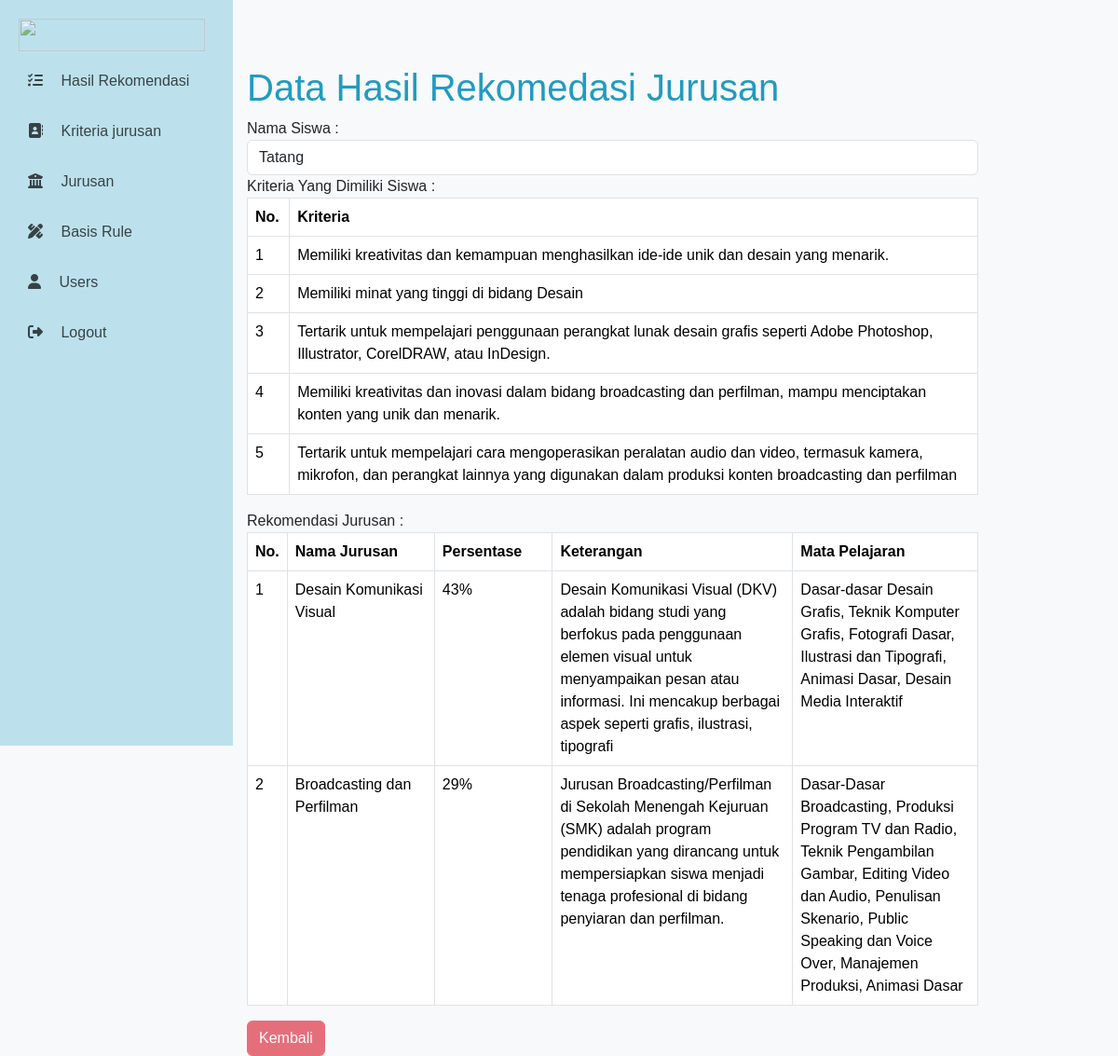
The app's page /dashboard.php?page=data-hasil&action=detail&id_tes=24 (signed in) with its own data.
### tables this page shows
CREATE TABLE `tes` (
  `id_tes` int(11) NOT NULL,
  `tanggal` date NOT NULL,
  `nama` varchar(50) NOT NULL
);

CREATE TABLE `detail_tes` (
  `id_tes` int(11) NOT NULL,
  `id_kriteria` int(11) DEFAULT NULL
);

CREATE TABLE `kriteria` (
  `id_kriteria` int(11) NOT NULL,
  `kriteria` varchar(200) NOT NULL
);

CREATE TABLE `hasil` (
  `id_tes` int(11) NOT NULL,
  `id_jurusan` int(11) NOT NULL,
  `persentase` tinyint(4) NOT NULL
);

CREATE TABLE `jurusan` (
  `id_jurusan` int(11) NOT NULL,
  `nama_jurusan` varchar(50) NOT NULL,
  `keterangan` text NOT NULL,
  `mapel` text NOT NULL
);

### detail_datahasil.php (the view, shortened to what this page needs)
<?php
    $id_tes=$_GET['id_tes'];
    $sql = "SELECT * FROM tes
            WHERE id_tes='$id_tes'";
    $result = $conn->query($sql);
    $row = $result->fetch_assoc();
?>
<div class="row">
    <div class="col-sm-12">
        <div class="text-primer">
            <h2 class="display-6">Data Hasil Rekomedasi Jurusan</h2>
        </div>
            <form action="" method="POST">
                        <div class="text-dark">
                            <label class="">Nama Siswa :</label>
                            <input type="text" class="form-control " value="<?php echo $row['nama']; ?>" name="nama" readonly>
                        </div>
                        <div class="text-dark">
                        <label class="">Kriteria Yang Dimiliki Siswa :</label>
                        <table class="table table-bordered">
                            <thead>
                                <tr>
                                    <th width="20px">No.</th>
                                    <th width="700px">Kriteria</th>
                                </tr>
                            </thead>
                            <tbody>
                            <?php
                                $no=1;
                                $sql = "SELECT detail_tes.id_tes, detail_tes.id_kriteria, kriteria.kriteria
                                        FROM detail_tes
                                        INNER JOIN kriteria ON detail_tes.id_kriteria=kriteria.id_kriteria
                                        WHERE id_tes='$id_tes'";
                                $result = $conn->query($sql);
                                while($row = $result->fetch_assoc()) {
                            ?>
                                <tr>
                                    <td><?php echo $no++; ?></td>
                                    <td><?php echo $row['kriteria']; ?></td>
                                </tr>
                            <?php
                                }
                            ?>
                            </tbody>
                        </table>
                            </div>
                        <div class="text-dark">
                        <label class="">Rekomendasi Jurusan :</label>
                        <table class="table table-bordered">
                            <thead>
                                <tr>
                                    <th width="20px">No.</th>
                                    <th width="500px">Nama Jurusan</th>
                                    <th width="300px">Persentase</th>
                                    <th width="800px">Keterangan</th>
                                    <th width="800px">Mata Pelajaran</th>
                                </tr>
                            </thead>
                            <tbody>
                            <?php
                                $no=1;
                                $sql = "SELECT hasil.id_tes, hasil.id_jurusan, jurusan.nama_jurusan, jurusan.keterangan, jurusan.mapel, hasil.persentase
                                        FROM hasil
                                        INNER JOIN jurusan ON hasil.id_jurusan=jurusan.id_jurusan
                                        WHERE id_tes='$id_tes' ORDER BY persentase DESC";
                                $result = $conn->query($sql);
                                while($row = $result->fetch_assoc()) {
                            ?>
                                <tr>
                                    <td><?php echo $no++; ?></td>
                                    <td><?php echo $row['nama_jurusan']; ?></td>
                                    <td><?php echo $row['persentase']."%"; ?></td>
                                    <td><?php echo $row['keterangan']; ?></td>
                                    <td><?php echo $row['mapel']; ?></td>
                                </tr>
                            <?php
                                }
                            ?>
                            </tbody>
                        </table>
                            </div>
                        <a class="btn btn-danger" href="?page=data-hasil">Kembali</a>
            </div>
    </div>
</div>

### dashboard.css (style rules this page uses)
body { margin: 0; font-family: Arial, sans-serif; background-color: #f8f9fa; color: #219BC0; display: flex; height: 100vh; }
a { color: #000000; opacity: 70%; text-decoration: none; }
.text-dark { color: #000000; }

### records on screen
tes: nama "Tatang"
detail_tes: kriteria.kriteria "Memiliki kreativitas dan kemampuan menghasilkan ide-ide unik dan desain yang menarik."
detail_tes: kriteria.kriteria "Memiliki minat yang tinggi di bidang Desain"
detail_tes: kriteria.kriteria "Tertarik untuk mempelajari penggunaan perangkat lunak desain grafis seperti Adobe Photoshop, Illustrator, CorelDRAW, atau InDesign."
detail_tes: kriteria.kriteria "Memiliki kreativitas dan inovasi dalam bidang broadcasting dan perfilman, mampu menciptakan konten yang unik dan menarik."
detail_tes: kriteria.kriteria "Tertarik untuk mempelajari cara mengoperasikan peralatan audio dan video, termasuk kamera, mikrofon, dan perangkat lainnya yang digunakan dalam produksi konten broadcasting dan perfilman"
hasil: id_jurusan.nama_jurusan "Desain Komunikasi Visual", persentase "43", id_jurusan.keterangan "Desain Komunikasi Visual (DKV) adalah bidang studi yang berfokus pada penggunaan elemen visual untuk menyampaikan pesan atau informasi. Ini mencakup berbagai aspek seperti grafis, ilustrasi, tipografi", id_jurusan.mapel "Dasar-dasar Desain Grafis, Teknik Komputer Grafis, Fotografi Dasar, Ilustrasi dan Tipografi, Animasi Dasar, Desain Media Interaktif"
hasil: id_jurusan.nama_jurusan "Broadcasting dan Perfilman", persentase "29", id_jurusan.keterangan "Jurusan Broadcasting/Perfilman di Sekolah Menengah Kejuruan (SMK) adalah program pendidikan yang dirancang untuk mempersiapkan siswa menjadi tenaga profesional di bidang penyiaran dan perfilman.", id_jurusan.mapel "Dasar-Dasar Broadcasting, Produksi Program TV dan Radio, Teknik Pengambilan Gambar, Editing Video dan Audio, Penulisan Skenario, Public Speaking dan Voice Over, Manajemen Produksi, Animasi Dasar"
